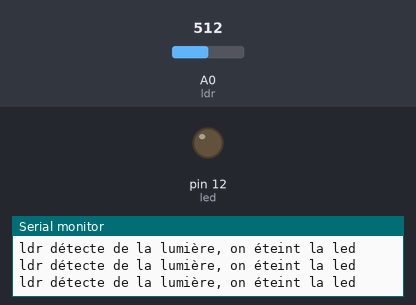
Bench run of a sketch on a simulated Arduino Uno, built with avr-gcc and run on an emulated ATmega328P. Shown: output pins drawn as LEDs (lit = HIGH), the last lines printed to the serial monitor. Inputs (shaded band) come from the test bench; at power-on: A0 (ldr) = 512.

Above: at 1.2 s.
1.3 s: A0 (ldr) set to 309
4.3 s: A0 (ldr) set to 293
At 5.0 s:
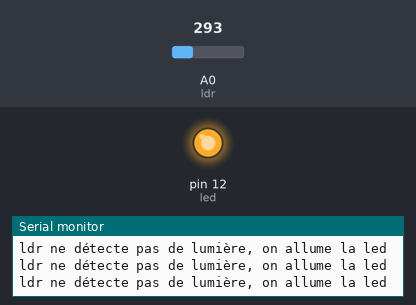
Timing chart, 0 to 7.3 s (numbered marks = the images above; inputs shaded):
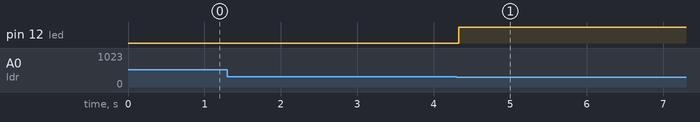

Measured:
- the behaviour switches between 301 and 300 on A0 (ldr) (found by bisection; images 0 and 1)
- after the input at 4.3 s, pin 12 (led): LOW → HIGH at once

The sketch:

code2.ino
```cpp
int led=12;
int ldr=A0;

void setup() {
 Serial.begin (9600);
 pinMode(led, OUTPUT);
 pinMode(ldr, INPUT);
}
void loop() {
 int ldrStatus = analogRead (ldr);

 if(ldrStatus <= 300){
   digitalWrite(led, HIGH);
   Serial.println("ldr ne détecte pas de lumière, on allume la led");
 }
 else {
   digitalWrite (led, LOW);
   Serial.println("ldr détecte de la lumière, on éteint la led");
 }
}
```
